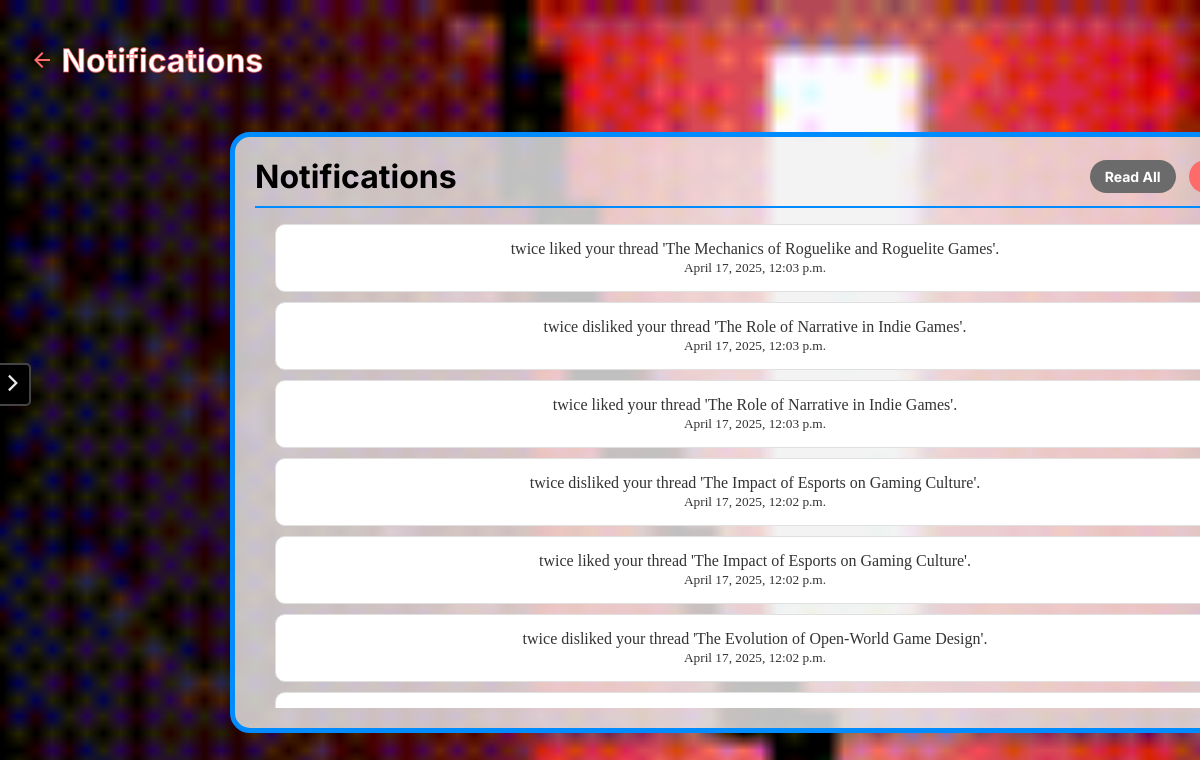
The app's page /notifications/ (signed in), older data.
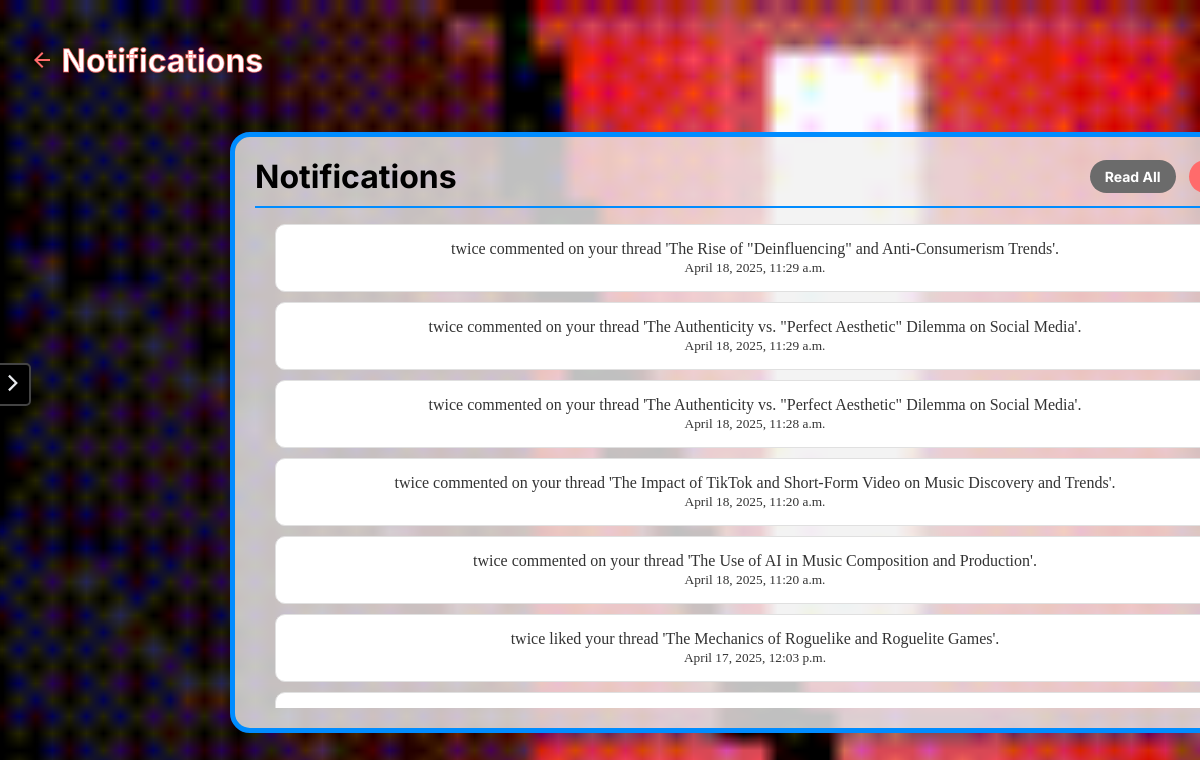
The same page, newer data.
### app/models.py (models this page shows, shortened)
class Notification(models.Model):
    user = models.ForeignKey(User, on_delete=models.CASCADE)
    thread = models.ForeignKey(ForumThread, on_delete=models.CASCADE)
    message = models.TextField()
    is_read = models.BooleanField(default=False)
    created_at = models.DateTimeField(auto_now_add=True)

### app/views.py (the view)
# urls.py: path('notifications/', views.notifications, name="notifications"),
@login_required
def notifications(request):
    user_notifications = Notification.objects.filter(user=request.user).select_related('thread').order_by('-created_at')
    return render(request, "notification.html", {"notifications": user_notifications})

### app/context_processors.py (called while the page is built)
def user_profile_context(request):
    if request.user.is_authenticated:
        profile = UserProfile.objects.filter(user=request.user).first()
        return {
            "username": request.user.username,
            "profile_picture": profile.profile_picture.url if profile and profile.profile_picture else None,
        }
    return {}

def forum_categories(request):
    categories = ForumCategory.objects.all()
    return {'categories': categories}

### app/templatetags/custom_filters.py (called while the page is built)
@register.filter
def truncate_username(value, length=7):
    if len(value) > length:
        return value[:length] + ".."
    return value

### app/templates/notification.html (shortened to what this page needs)
{% load static %}
<!DOCTYPE html>
<html lang="en">
<head>
    <link rel="stylesheet" href="{% static 'styles/notification.css' %}">
    {% include "partials/sidebar.html"%}
</head>
<body>
    <div class='post-btn'>
        <div class='forum-title'>
            <a href="{% url 'homepage' %}">
                <h1>
                    <svg xmlns="http://www.w3.org/2000/svg" height="24px" viewBox="0 -960 960 960" width="24px" fill="#D16D6A"><path d="m313-440 224 224-57 56-320-320 320-320 57 56-224 224h487v80H313Z"/></svg>
                Notifications
                </h1>
            </a>
        </div>
    </div>
    <div class="centered-box">
        <div class="notif-header">
            <h2>Notifications</h2>
            <form method="post" action="{% url 'read_all_notifications' %}">
                <button type="submit" id="read-all-btn">Read All</button>
            </form>
            <form method="post" action="{% url 'clear_notifications' %}">
                <button type="submit" id="clear-btn">Clear</button>
            </form>
        </div>
        <div class="notification-container">
            {% block content %}
            <ul>
                {% for notification in notifications %}
                    <div class="notification-card {% if notification.is_read %}read{% endif %}">
                        <a href="{% if notification.thread_id %}{% url 'forum_thread_detail' notification.thread.id %}{% else %}#{% endif %}"
                        class="notif-link" data-id="{{ notification.id }}">
                         {{ notification.message}}
                         <br><small>{{ notification.created_at }}</small>
                        </a>
                    </div>
                {% empty %}
                    <h3>No new notifications.</h3>
                {% endfor %}
            </ul>
            {% endblock %}
        </div>
    </div>
</body>
</html>

Row changes from the older to the newer data that the page shows:
no longer on this page (row unchanged): Notification: message "twice disliked your thread 'The Role of Narrative in Indie Games'.", created_at "April 17, 2025, 12:03 p.m."
no longer on this page (row unchanged): Notification: message "twice liked your thread 'The Role of Narrative in Indie Games'.", created_at "April 17, 2025, 12:03 p.m."
no longer on this page (row unchanged): Notification: message "twice disliked your thread 'The Impact of Esports on Gaming Culture'.", created_at "April 17, 2025, 12:02 p.m."
no longer on this page (row unchanged): Notification: message "twice liked your thread 'The Impact of Esports on Gaming Culture'.", created_at "April 17, 2025, 12:02 p.m."
no longer on this page (row unchanged): Notification: message "twice disliked your thread 'The Evolution of Open-World Game Design'.", created_at "April 17, 2025, 12:02 p.m."
added Notification: message "twice commented on your thread 'The Rise of \"Deinfluencing\" and Anti-Consumerism Trends'.", created_at "April 18, 2025, 11:29 a.m."
added Notification: message "twice commented on your thread 'The Authenticity vs. \"Perfect Aesthetic\" Dilemma on Social Media'.", created_at "April 18, 2025, 11:29 a.m."
added Notification: message "twice commented on your thread 'The Authenticity vs. \"Perfect Aesthetic\" Dilemma on Social Media'.", created_at "April 18, 2025, 11:28 a.m."
added Notification: message "twice commented on your thread 'The Impact of TikTok and Short-Form Video on Music Discovery and Trends'.", created_at "April 18, 2025, 11:20 a.m."
added Notification: message "twice commented on your thread 'The Use of AI in Music Composition and Production'.", created_at "April 18, 2025, 11:20 a.m."
